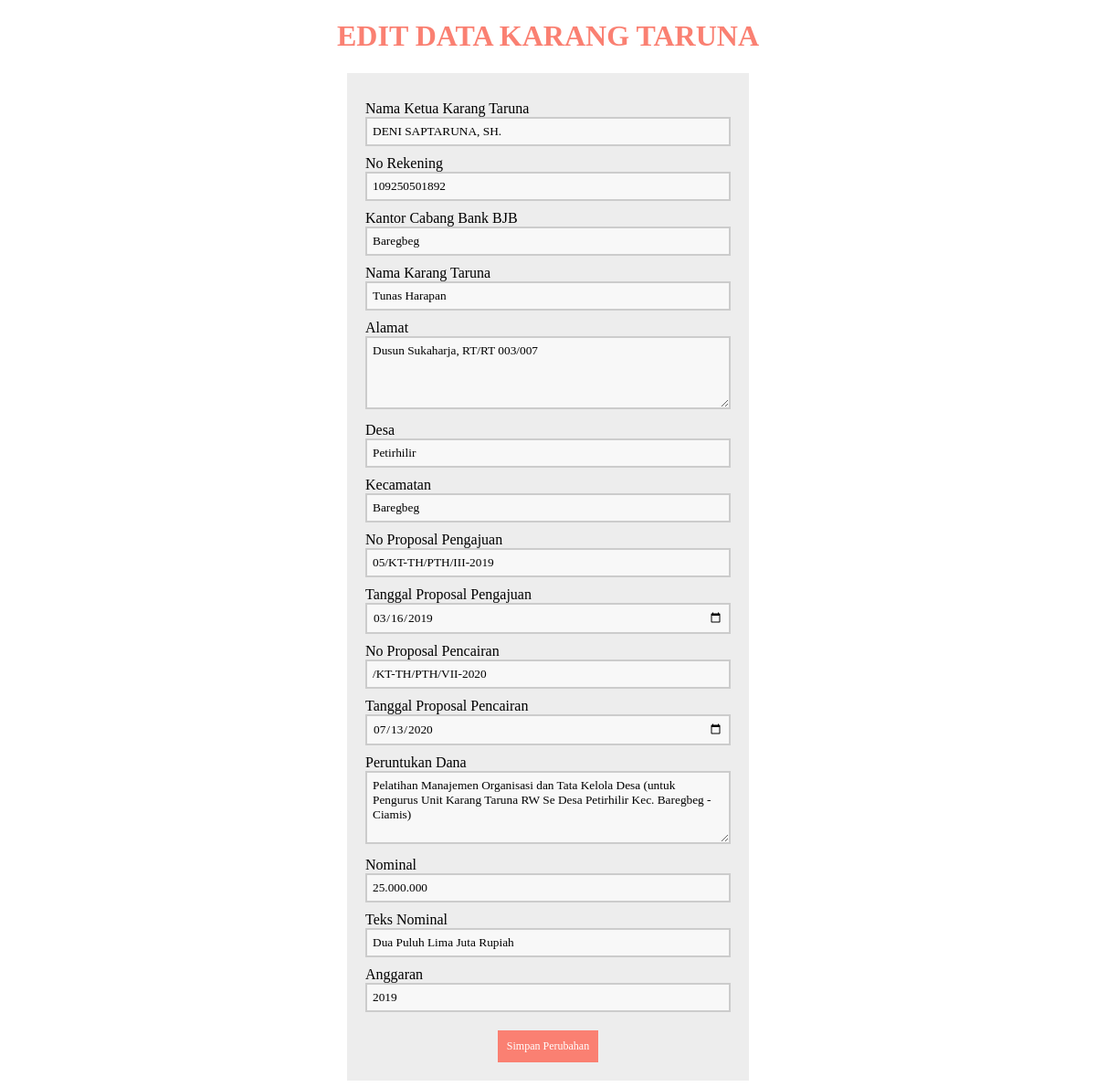
The page /edit_karangtaruna.php?id=9 on the database its author committed.
### tables this page shows
CREATE TABLE `t_karangtaruna` (
  `id` bigint(20) NOT NULL,
  `Ketua` varchar(50) NOT NULL,
  `No_Rek` bigint(20) NOT NULL,
  `Cabang` varchar(50) NOT NULL,
  `Nama_Karang_Taruna` varchar(50) NOT NULL,
  `Alamat` varchar(200) NOT NULL,
  `Desa` varchar(50) NOT NULL,
  `Kecamatan` varchar(50) NOT NULL,
  `No_Proposal_Pengajuan` varchar(50) NOT NULL,
  `Tgl_Proposal_Pengajuan` date NOT NULL,
  `No_Proposal_Pencairan` varchar(50) NOT NULL,
  `Tgl_Proposal_Pencairan` date NOT NULL,
  `Peruntukan_Dana` varchar(200) NOT NULL,
  `Nominal` varchar(100) NOT NULL,
  `Teks_Nominal` varchar(50) NOT NULL,
  `Anggaran` int(11) NOT NULL
);

### edit_karangtaruna.php (the view, shortened to what this page needs)
<?php
include 'koneksi.php';
  if (isset($_GET['id'])) {
    $id = ($_GET["id"]);
    $query = "SELECT * FROM t_karangtaruna WHERE id='$id'";
    $result = mysqli_query($koneksi, $query);
    $data = mysqli_fetch_assoc($result);
  } else {
    echo "<script>alert('Masukkan data id.');window.location='karangtaruna.php';</script>";
  }
  ?>
  <!DOCTYPE html>
  <html>
    <head>
    </head>
    <body>
        <center>
          <h1>Edit Data Karang Taruna</h1>
        <center>
        <form method="POST" action="proses_editkarangtaruna.php" enctype="multipart/form-data" >
        <section class="base">
          <div>
            <label>Nama Ketua Karang Taruna</label>
            <input type="text" name="Ketua" autofocus="" required=""  value="<?php echo $data['Ketua']; ?>" />
          </div>
          <div>
            <label>No Rekening</label>
           <input type="text" name="No_Rek" required=""  value="<?php echo $data['No_Rek']; ?>"/>
          </div>
          <div>
            <label>Kantor Cabang Bank BJB</label>
           <input type="text" name="Cabang" required="" value="<?php echo $data['Cabang']; ?>"/>
          </div>
          <div>
            <label>Nama Karang Taruna</label>
           <input type="text" name="Nama_Karang_Taruna" required="" value="<?php echo $data['Nama_Karang_Taruna']; ?>" />
          </div>
          <div>
            <label>Alamat</label>
           <textarea rows="4" type="text" name="Alamat" required=""><?php echo $data['Alamat']; ?></textarea>
          </div>
          <div>
            <label>Desa</label>
           <input type="text" name="Desa" required="" value="<?php echo $data['Desa']; ?>"/>
          </div>
          <div>
            <label>Kecamatan</label>
           <input type="text" name="Kecamatan" required="" value="<?php echo $data['Kecamatan']; ?>" />
          </div>
          <div>
            <label>No Proposal Pengajuan</label>
           <input type="text" name="No_Proposal_Pengajuan" required="" value="<?php echo $data['No_Proposal_Pengajuan']; ?>"/>
          </div>
          <div>
            <label>Tanggal Proposal Pengajuan</label>
           <input type="date" name="Tgl_Proposal_Pengajuan" required="" value="<?php echo $data['Tgl_Proposal_Pengajuan']; ?>"/>
          </div>
          <div>
            <label>No Proposal Pencairan</label>
           <input type="text" name="No_Proposal_Pencairan" required="" value="<?php echo $data['No_Proposal_Pencairan']; ?>"/>
          </div>
          <div>
            <label>Tanggal Proposal Pencairan</label>
           <input type="date" name="Tgl_Proposal_Pencairan" required="" value="<?php echo $data['Tgl_Proposal_Pencairan']; ?>"/>
          </div>
          <div>
            <label>Peruntukan Dana</label>
           <textarea rows="4"type="text" name="Peruntukan_Dana" required=""><?php echo $data['Peruntukan_Dana']; ?></textarea>
          </div>
          <div>
            <label>Nominal</label>
           <input type="text" name="Nominal" required="" value="<?php echo $data['Nominal']; ?>"/>
          </div>
          <div>
            <label>Teks Nominal</label>
           <input type="text" name="Teks_Nominal" required="" value="<?php echo $data['Teks_Nominal']; ?>"/>
          </div>
          <div>
            <label>Anggaran</label>
           <input type="text" name="Anggaran" required="" value="<?php echo $data['Anggaran']; ?>"/>
          </div>
          <div>
           <button type="submit">Simpan Perubahan</button>
          </div>
          </section>
        </form>
    </body>
  </html>

### edit_karangtaruna.php (style rules this page uses)
* { font-family: "Trebuchet MS"; }
h1 { text-transform: uppercase; color: salmon; }
button { background-color: salmon; color: #fff; padding: 10px; text-decoration: none; font-size: 12px; border: 0px; margin-top: 20px; }
label { margin-top: 10px; float: left; text-align: left; width: 100%; }
input { padding: 6px; width: 100%; box-sizing: border-box; background: #f8f8f8; border: 2px solid #ccc; outline-color: salmon; }
textarea { padding: 6px; width: 100%; box-sizing: border-box; background: #f8f8f8; border: 2px solid #ccc; outline-color: salmon; }
div { width: 100%; height: auto; }
.base { width: 400px; height: auto; padding: 20px; margin-left: auto; margin-right: auto; background: #ededed; }

### rows shown on the page
t_karangtaruna: Ketua "DENI SAPTARUNA, SH.", No_Rek "109250501892", Cabang "Baregbeg", Nama_Karang_Taruna "Tunas Harapan", Alamat "Dusun Sukaharja, RT/RT 003/007", Desa "Petirhilir", Kecamatan "Baregbeg", No_Proposal_Pengajuan "05/KT-TH/PTH/III-2019", Tgl_Proposal_Pengajuan "03/16/2019", No_Proposal_Pencairan "/KT-TH/PTH/VII-2020", Tgl_Proposal_Pencairan "07/13/2020", Peruntukan_Dana "Pelatihan Manajemen Organisasi dan Tata Kelola Desa (untuk Pengurus Unit Karang Taruna RW Se Desa Petirhilir Kec. Baregbeg - Ciamis)", Nominal "25.000.000", Teks_Nominal "Dua Puluh Lima Juta Rupiah", Anggaran "2019"
